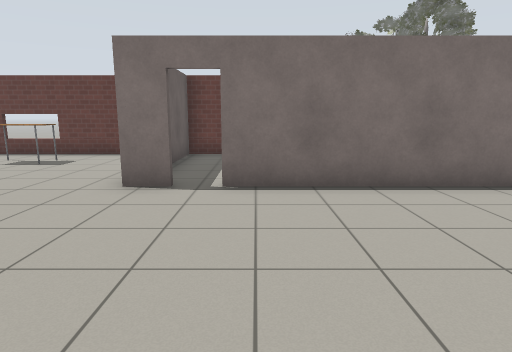
[1] (above)

12 first-person views from a walk through a robot-simulator world made for Gazebo. The camera is 1.2 m above the floor, tilts 10° down and sees 75° across. The floor is counted in squares, 1 m on a side. Each view is taken from the middle of a square. On the plan, view 1 faces up. The plan holds only what a view shows up to about 13 squares ahead; the rest is blank. The place goes on beyond the plan. The robots in the file are not drawn. Simple patterns stand in for the simulator's built-in surfaces.

[2]
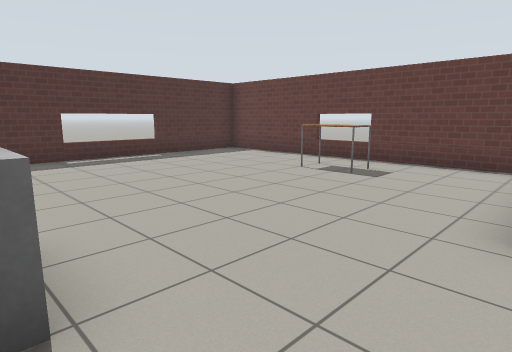

[3]
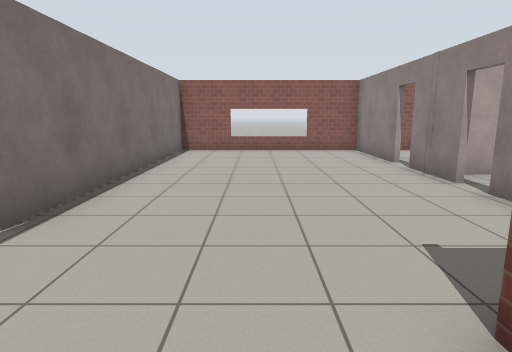

[4]
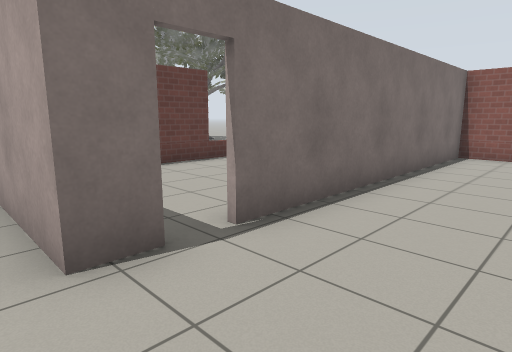

[5]
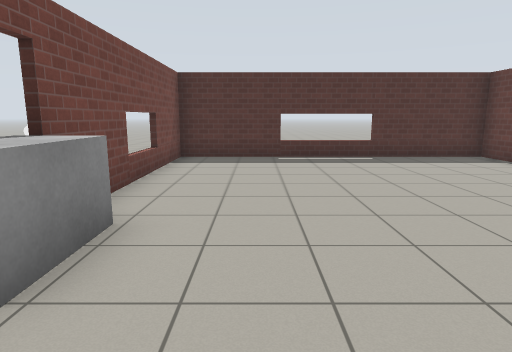

[6]
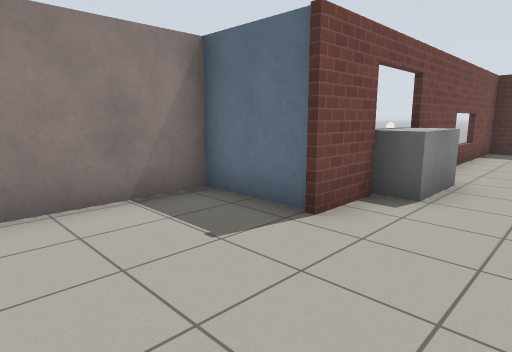

[7]
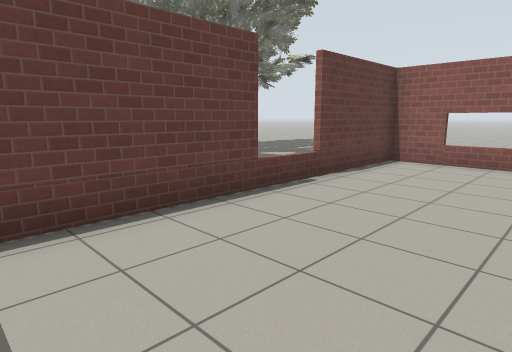

[8]
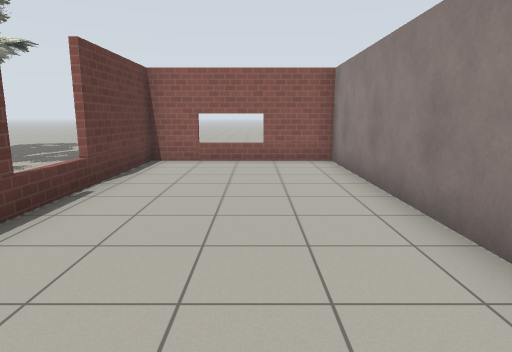

[9]
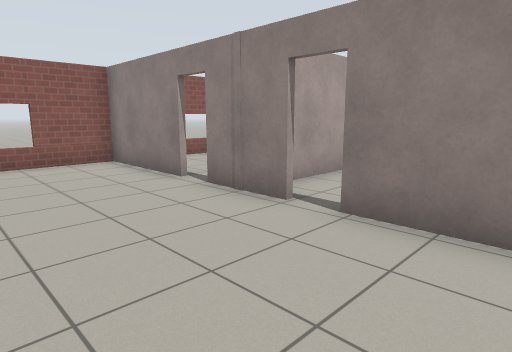

[10]
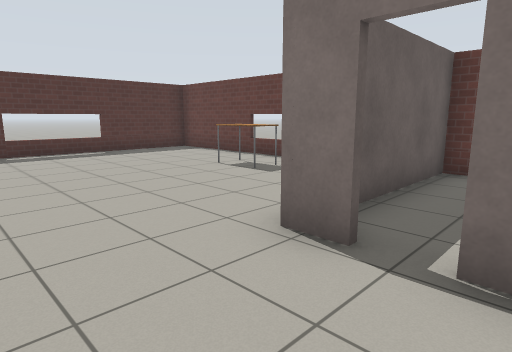

[11]
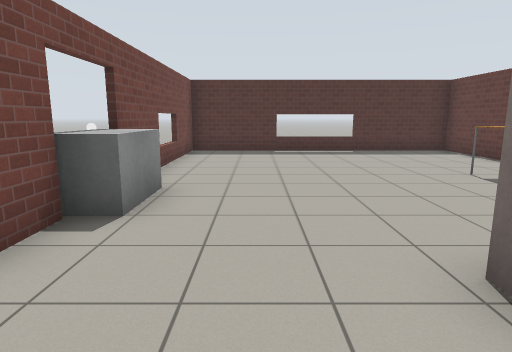

[12]
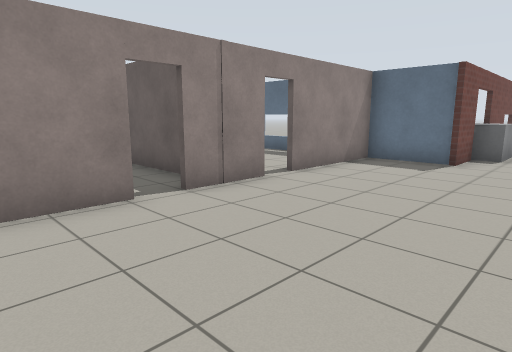

### Floor plan
Points are (right, up) in squares from view 1. A wall is a line through its corners. A room is listed if a view was taken in it or the views show most of it. See-through windows are left out.
Room 1 (views 1, 2, 3, 4, 5, 6, 9, 10, 11, 12)
walls: (-1.4, 5.7) (-2.3, 5.7) (-2.3, 8.6); (-3.2, 1.7) (-2.5, 1.7) (-2.5, -0.7) (1.3, -0.7); (2, -0.7) (4, -0.7); (-3.1, 10.9) (-12.2, 10.9) (-12.2, 1.7) (-5.6, 1.7); (4.8, -0.7) (8.3, -0.7) (8.3, 7.1); (8.4, 5.7) (-0.6, 5.7)
ways out: open door at (-1, 6) to room 2; open door at (1.5, -1); open door at (4.5, -1)
objects: table (-7, 9) to (-6, 9); grey box (-5, 1) to (-4, 2)
Room 2 (views 7, 8)
walls: (1.5, 5.9) (8.4, 5.9); (8.3, 9.9) (8.3, 10.9) (-2.2, 10.9) (-2.2, 7.1)
ways out: open door at (-1, 6) to room 1

Positions as (right, up) in squares from view 1, and headings:
1: (0, 0), facing up
2: (-2, 2), facing up-left
3: (-4, 3), facing right
4: (-3, 3), facing up-right
5: (-2, 4), facing left
6: (1, 4), facing down-left
7: (-1, 7), facing up-right
8: (-1, 8), facing right
9: (-1, 3), facing down-right
10: (0, 3), facing up-left
11: (0, 4), facing left
12: (7, 4), facing down-left
